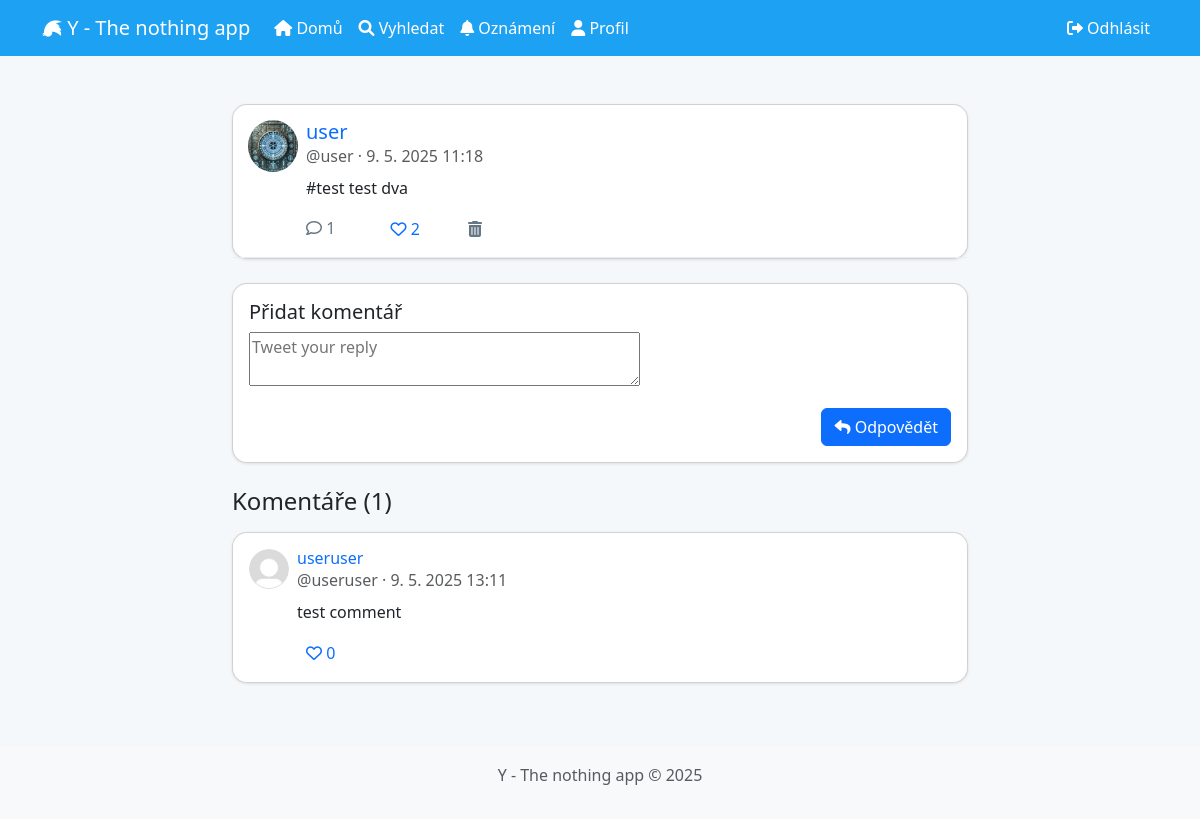
The page /tweet/2/ (signed in) on the database its author committed.
### core/models.py (models this page shows, shortened)
class Tweet(models.Model):
    author = models.ForeignKey(User, on_delete=models.CASCADE, related_name='tweets')
    content = models.TextField(max_length=128)
    created_at = models.DateTimeField(auto_now_add=True)
    updated_at = models.DateTimeField(auto_now=True)
    image = models.ImageField(upload_to='tweet_images', blank=True, null=True)
    class Meta:
        ordering = ['-created_at']
    @property
    def likes_count(self):
        return self.likes.count()
    @property
    def comments_count(self):
        return self.comments.count()

class Profile(models.Model):
    user = models.OneToOneField(User, on_delete=models.CASCADE, related_name='profile')
    bio = models.TextField(max_length=500, blank=True)
    location = models.CharField(max_length=30, blank=True)
    birth_date = models.DateField(null=True, blank=True)
    profile_picture = models.ImageField(upload_to='profile_pics/', default='default.jpg')
    website = models.URLField(max_length=200, blank=True)
    created_at = models.DateTimeField(auto_now_add=True)
    updated_at = models.DateTimeField(auto_now=True)

class Comment(models.Model):
    tweet = models.ForeignKey(Tweet, on_delete=models.CASCADE, related_name='comments')
    author = models.ForeignKey(User, on_delete=models.CASCADE, related_name='comments')
    content = models.TextField(max_length=128)
    created_at = models.DateTimeField(auto_now_add=True)
    updated_at = models.DateTimeField(auto_now=True)
    class Meta:
        ordering = ['-created_at']

### core/views.py (the view)
# urls.py: path('tweet/<int:pk>/', views.tweet_detail, name='tweet_detail'),
@login_required
def tweet_detail(request, pk):
    tweet = get_object_or_404(Tweet, pk=pk)
    comments = tweet.comments.all().order_by('created_at')
    user_liked = tweet.likes.filter(user=request.user).exists() if request.user.is_authenticated else False
    if request.method == 'POST':
        form = CommentForm(request.POST)
        if form.is_valid():
            comment = form.save(commit=False)
            comment.author = request.user
            comment.tweet = tweet
            comment.save()
            if tweet.author != request.user:
                Notification.objects.create(
                    recipient=tweet.author,
                    sender=request.user,
                    notification_type='comment',
                    tweet=tweet,
                    comment=comment
                )
            messages.success(request, 'Váš komentář byl přidán!')
            return redirect('tweet_detail', pk=tweet.pk)
    else:
        form = CommentForm()
    context = {
        'tweet': tweet,
        'comments': comments,
        'form': form,
        'user_liked': user_liked
    }
    return render(request, 'core/tweet_detail.html', context)

### core/forms.py
class CommentForm(forms.ModelForm):
    class Meta:
        model = Comment
        fields = ['content']
        widgets = {
            'content': forms.Textarea(attrs={'rows': 2, 'placeholder': 'Tweet your reply'}),
        }

### core/templates/core/tweet_detail.html (shortened to what this page needs)
{% extends 'core/base.html' %}
{% block content %}
<div class="row justify-content-center">
    <div class="col-lg-8">
        <div class="card mb-4">
            <div class="card-body tweet-card">
                <div class="d-flex">
                    <a href="{% url 'profile' tweet.author.username %}" class="me-2">
                        <img src="{{ tweet.author.profile.profile_picture.url }}" alt="{{ tweet.author.username }}" class="rounded-circle" width="50">
                    </a>
                    <div>
                        <h5 class="mb-0">
                            <a href="{% url 'profile' tweet.author.username %}" class="text-decoration-none">{{ tweet.author.username }}</a>
                        </h5>
                        <p class="text-muted mb-2">@{{ tweet.author.username }} · {{ tweet.created_at|date:"j. n. Y H:i" }}</p>
                        <p>{{ tweet.content }}</p>
                        <div class="tweet-actions">
                            <span>
                                <i class="far fa-comment"></i> {{ tweet.comments_count }}
                            </span>
                            <form method="POST" action="{% url 'like_toggle' tweet.pk 'tweet' %}" style="display: inline;" class="ms-2">
                                <button type="submit" class="btn btn-link text-decoration-none p-0 m-0 align-baseline">
                                    {% if user in tweet.likes.all %}
                                    <i class="fas fa-heart text-danger"></i>
                                    {% else %}
                                    <i class="far fa-heart"></i>
                                    {% endif %}
                                    {{ tweet.likes_count }}
                                </button>
                            </form>
                            <a href="{% url 'tweet_delete' tweet.pk %}" class="btn btn-link text-decoration-none p-0 m-0 align-baseline">
                                <i class="fas fa-trash-alt"></i>
                            </a>
                        </div>
                    </div>
                </div>
            </div>
        </div>
        <div class="card mb-4">
            <div class="card-body">
                <h5 class="card-title">Přidat komentář</h5>
                <form method="POST">
                    <div class="mb-3">
                        {{ form.content }}
                    </div>
                    <button type="submit" class="btn btn-primary float-end">
                        <i class="fas fa-reply"></i> Odpovědět
                    </button>
                </form>
            </div>
        </div>
        <h4 class="mb-3">Komentáře ({{ comments.count }})</h4>
        {% if comments %}
            {% for comment in comments %}
            <div class="card mb-3">
                <div class="card-body">
                    <div class="d-flex">
                        <a href="{% url 'profile' comment.author.username %}" class="me-2">
                            <img src="{{ comment.author.profile.profile_picture.url }}" alt="{{ comment.author.username }}" class="rounded-circle" width="40">
                        </a>
                        <div>
                            <h6 class="mb-0">
                                <a href="{% url 'profile' comment.author.username %}" class="text-decoration-none">{{ comment.author.username }}</a>
                            </h6>
                            <p class="text-muted mb-2">@{{ comment.author.username }} · {{ comment.created_at|date:"j. n. Y H:i" }}</p>
                            <p>{{ comment.content }}</p>
                            <div class="tweet-actions">
                                <form method="POST" action="{% url 'like_toggle' comment.pk 'comment' %}" style="display: inline;" class="ms-2">
                                    <button type="submit" class="btn btn-link text-decoration-none p-0 m-0 align-baseline">
                                        {% if user in comment.likes.all %}
                                        <i class="fas fa-heart text-danger"></i>
                                        {% else %}
                                        <i class="far fa-heart"></i>
                                        {% endif %}
                                        {{ comment.likes.count }}
                                    </button>
                                </form>
                            </div>
                        </div>
                    </div>
                </div>
            </div>
            {% endfor %}
        {% else %}
        <div class="alert alert-info">
            Zatím nejsou žádné komentáře k tomuto tweetu.
        </div>
        {% endif %}
    </div>
</div>
{% endblock %}

### core/templates/core/base.html (style rules this page uses)
body { padding-top: 5rem; background-color: #f5f8fa; }
.card { margin-bottom: 20px; border-radius: 15px; box-shadow: 0 1px 3px rgba(0, 0, 0, 0.1); }
.tweet-card { padding: 15px; border-bottom: 1px solid #e6ecf0; }
.tweet-actions { display: flex; justify-content: space-between; margin-top: 10px; color: #657786; }
.tweet-actions a { color: #657786; text-decoration: none; }

### rows shown on the page
Tweet: author.profile.profile_picture (picture), author.username "user", created_at "9. 5. 2025 11:18", content "#test test dva", comments_count "1", likes_count "2"
Comment: author.profile.profile_picture (placeholder picture), author.username "useruser", created_at "9. 5. 2025 13:11", content "test comment", likes.count "0"

### other values the page prints
{{ comments.count }} "1"
